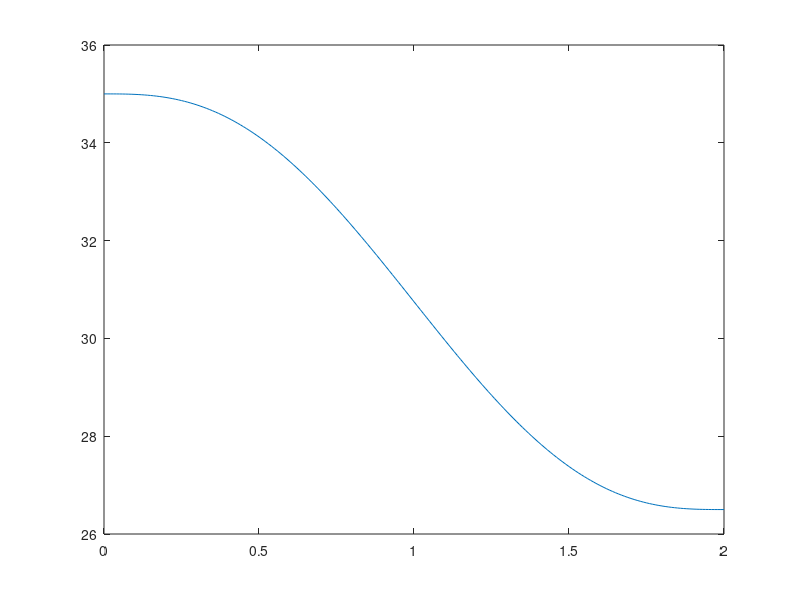
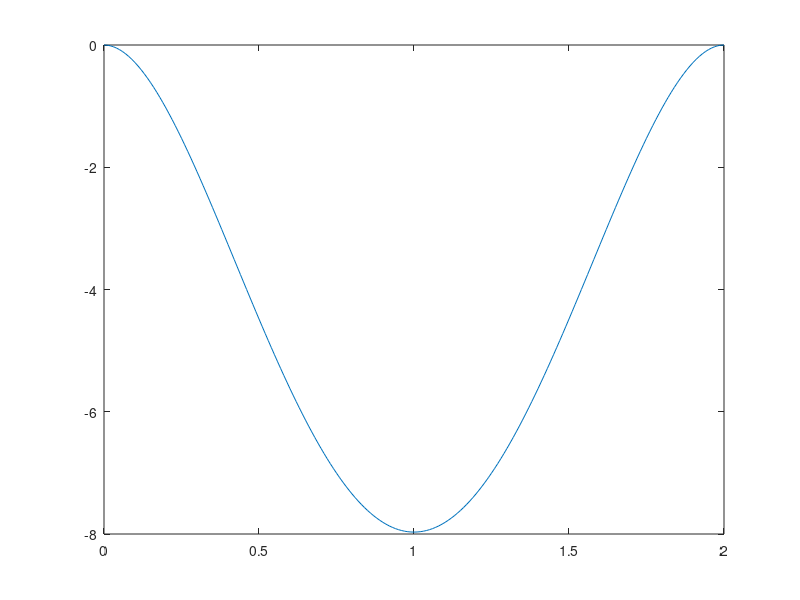
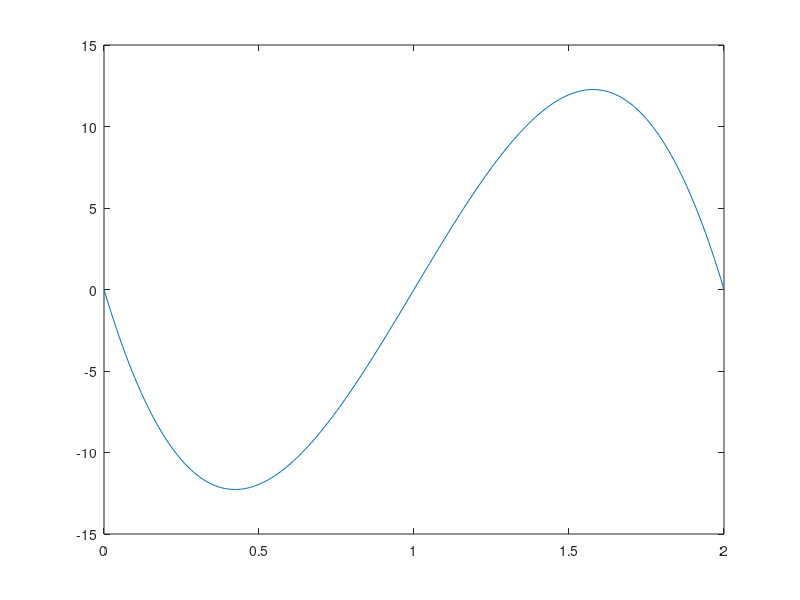

These figures' MATLAB source, in order:
clc;
clear all;
t0 = 0;
tf = 2;
A = [1 t0 t0^2 t0^3 t0^4 t0^5;0 1 2*t0 3*t0^2 4*t0^3 5*t0^4;0 0 2 6*t0 12*t0^2 20*t0^3;1 tf tf^2 tf^3 tf^4 tf^5;0 1 2*tf 3*tf^2 4*tf^3 5*tf^4;0 0 2 6*tf 12*tf^2 20*tf^3];
B = [35;0;0;26.5;0;0];
a = inv(A)*B

i = 1;
for t = 0:0.01:2
    qt(i) = a(1,1) + a(2,1)*t+ a(3,1)*t^2+a(4,1)*t^3+a(5,1)*t^4+a(6,1)*t^5;
    qtdt(i) = a(2,1)+ 2*a(3,1)*t+ 3*a(4,1)*t^2+ 4*a(5,1)*t^3+ 5*a(6,1)*t^4; 
    qtddt(i) = 2*a(3,1)+ 6*a(4,1)*t+ 12*a(5,1)*t^2+ 20*a(6,1)*t^3;

    i = i+1;
end 
figure(1)
    plot([0:0.01:2],qt)
figure(2)
    plot([0:0.01:2],qtdt)
figure(3)
    plot([0:0.01:2],qtddt)

    
    